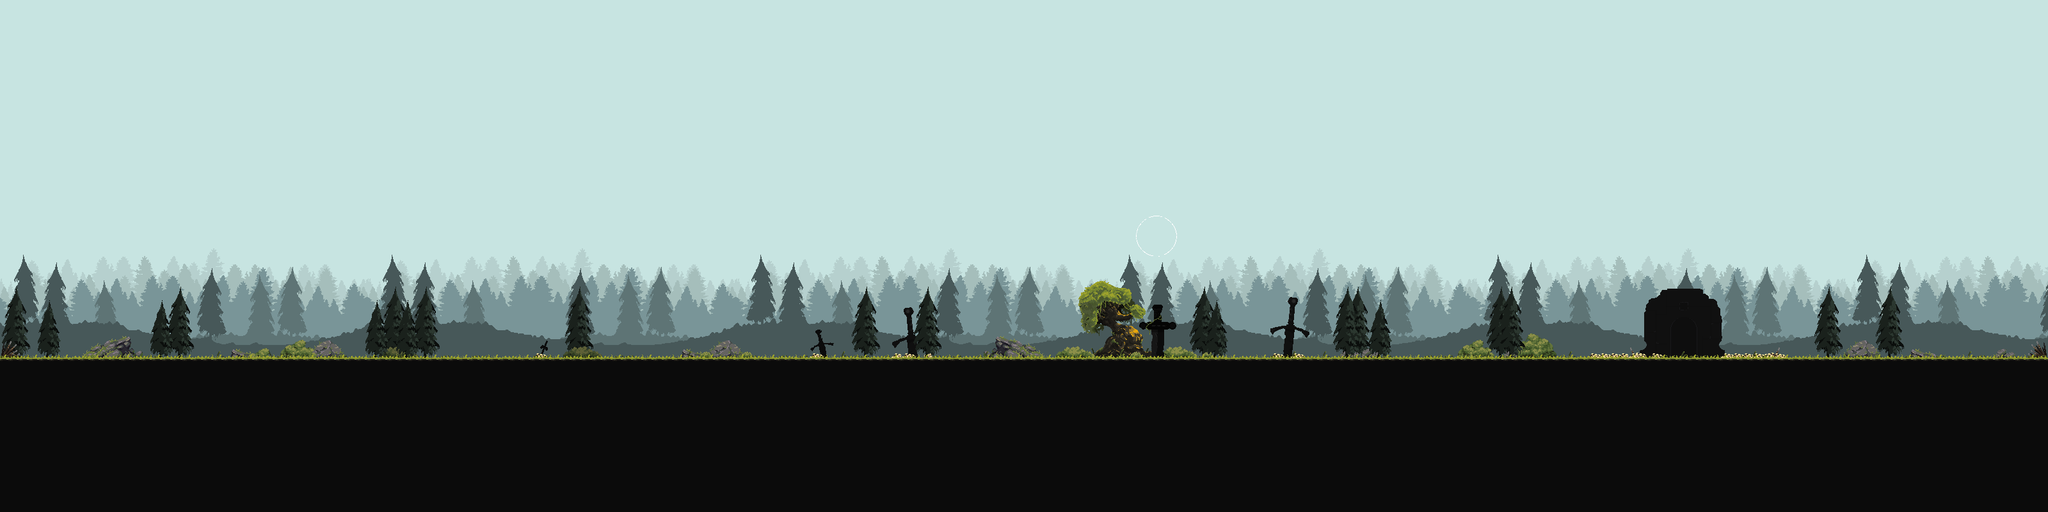

The image is a tile-based game level rendered from a .tmx file. Its description and source (layers, tilesets, objects; grid data summarised) follow:
An orthogonal 200x50 tile map with 16x16 px tiles, 16 tile layers (BG_0, BG_1, BG_2, BG_3, ...), 7 tilesets and 1 object (ground).

<map version="1.10" tiledversion="1.11.2" orientation="orthogonal" renderorder="right-down" width="200" height="50" tilewidth="16" tileheight="16" infinite="0" nextlayerid="27" nextobjectid="3">
 <editorsettings>
  <export target="AvenWood.tmj" format="json" />
 </editorsettings>
 <tileset firstgid="1" name="mainTileSheet" tilewidth="16" tileheight="16" tilecount="896" columns="32">
  <image source="mainTileSheet.png" width="512" height="448" />
 </tileset>
 <tileset firstgid="897" name="bg" tilewidth="16" tileheight="16" tilecount="864" columns="36">
  <image source="bg.png" width="576" height="384" />
 </tileset>
 <tileset firstgid="1761" name="bg1" tilewidth="16" tileheight="16" tilecount="864" columns="36">
  <image source="bg1.png" width="576" height="384" />
 </tileset>
 <tileset firstgid="2625" name="bg2" tilewidth="16" tileheight="16" tilecount="864" columns="36">
  <image source="bg2.png" width="576" height="384" />
 </tileset>
 <tileset firstgid="3489" name="bg3" tilewidth="16" tileheight="16" tilecount="864" columns="36">
  <image source="bg3.png" width="576" height="384" />
 </tileset>
 <tileset firstgid="4353" name="bg4" tilewidth="16" tileheight="16" tilecount="864" columns="36">
  <image source="bg4.png" width="576" height="384" />
 </tileset>
 <tileset firstgid="5217" name="sun" tilewidth="16" tileheight="16" tilecount="396" columns="22">
  <image source="sun.png" width="360" height="288" />
 </tileset>
 <group id="24" name="background">
  <layer id="8" name="BG_0" width="200" height="50">
   <data>[10000 cells, 7600 non-empty, 864 distinct tile ids]</data>
  </layer>
  <layer id="9" name="BG_1" width="200" height="50">
   <data>[10000 cells, 3200 non-empty, 576 distinct tile ids]</data>
  </layer>
  <layer id="10" name="BG_2" width="200" height="50">
   <data>[10000 cells, 3200 non-empty, 576 distinct tile ids]</data>
  </layer>
  <layer id="11" name="BG_3" width="200" height="50">
   <data>[10000 cells, 3400 non-empty, 612 distinct tile ids]</data>
  </layer>
  <layer id="12" name="BG_4" width="200" height="50">
   <data>[10000 cells, 3200 non-empty, 576 distinct tile ids]</data>
  </layer>
  <layer id="16" name="sun" width="200" height="50">
   <data>[10000 cells, 36 non-empty, 36 distinct tile ids]</data>
  </layer>
  <layer id="18" name="temple" width="200" height="50">
   <data>[10000 cells, 72 non-empty, 72 distinct tile ids]</data>
  </layer>
  <layer id="13" name="tree_0" width="200" height="50">
   <data>[10000 cells, 339 non-empty, 96 distinct tile ids]</data>
  </layer>
  <layer id="7" name="rocks" width="200" height="50">
   <data>[10000 cells, 100 non-empty, 40 distinct tile ids]</data>
  </layer>
  <layer id="21" name="bush" width="200" height="50">
   <data>[10000 cells, 76 non-empty, 45 distinct tile ids]</data>
  </layer>
  <layer id="5" name="misc_0" width="200" height="50">
   <data>[10000 cells, 153 non-empty, 99 distinct tile ids]</data>
  </layer>
 </group>
 <group id="25" name="forground">
  <layer id="19" name="misc_1" width="200" height="50">
   <data>[10000 cells, 35 non-empty, 7 distinct tile ids]</data>
  </layer>
  <layer id="4" name="tree_1" width="200" height="50">
   <data>[10000 cells, 210 non-empty, 48 distinct tile ids]</data>
  </layer>
 </group>
 <group id="23" name="ground" locked="1">
  <layer id="14" name="ground" width="200" height="50">
   <data>[10000 cells, 3000 non-empty, 2 distinct tile ids]</data>
  </layer>
  <objectgroup id="22" name="ground_collision">
   <object id="1" name="ground" x="0" y="560" width="3200" height="240" />
  </objectgroup>
  <layer id="2" name="grass_0" width="200" height="50">
   <data>[10000 cells, 73 non-empty, 4 distinct tile ids]</data>
  </layer>
  <layer id="1" name="grass_1" width="200" height="50">
   <data>[10000 cells, 200 non-empty, 3 distinct tile ids]</data>
  </layer>
 </group>
</map>
